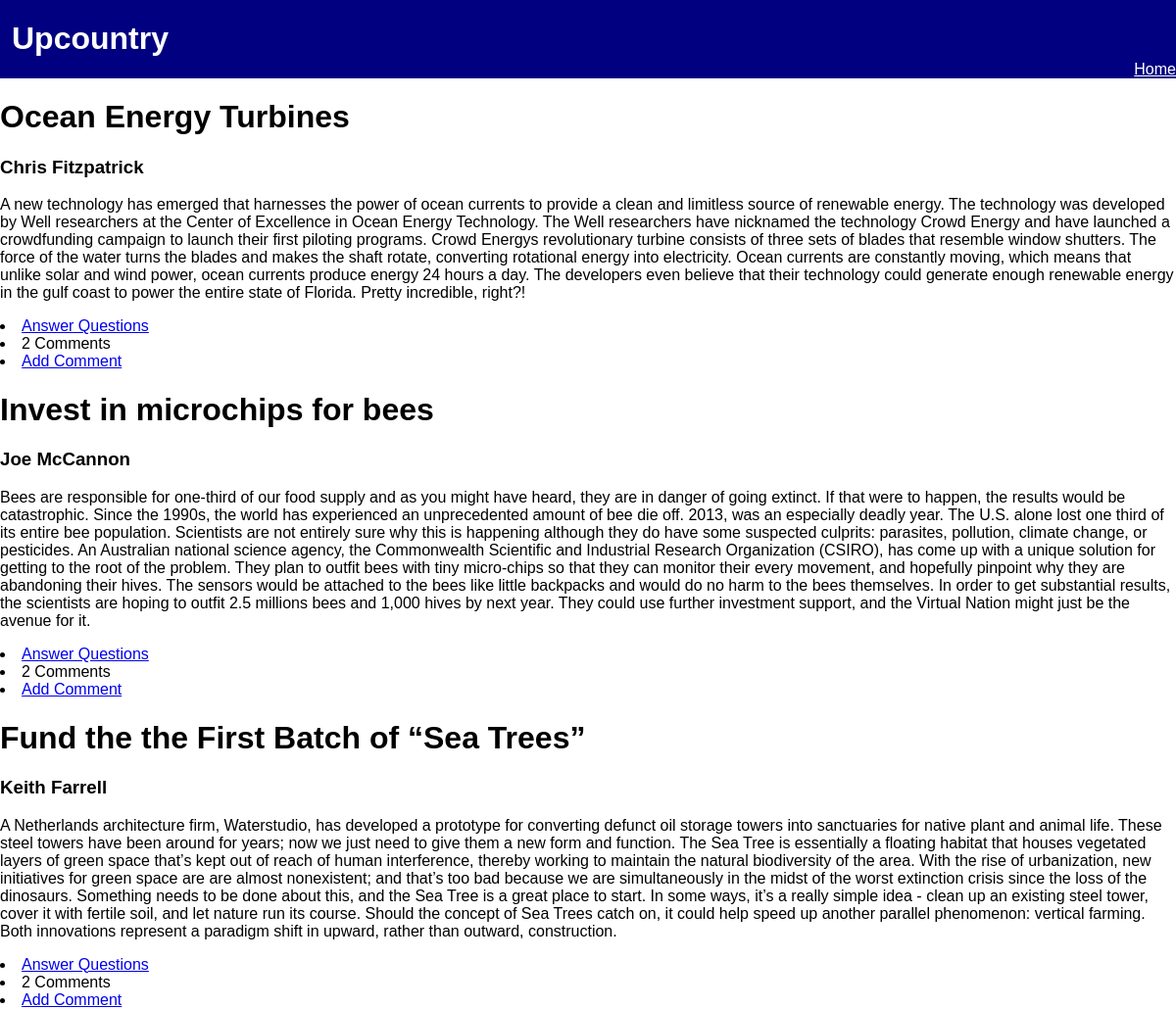
/index, run on the app's committed database.
### app/models.py (models this page shows, shortened)
class Post(db.Model):
    id = db.Column(db.Integer, primary_key=True)
    timestamp = db.Column(db.DateTime, default=datetime.utcnow)
    author = db.Column(db.String(64))
    title = db.Column(db.String(140))
    body = db.Column(db.String(500))
    questions = db.relationship('Question', backref='post', lazy='dynamic')
    comments = db.relationship('Comment', backref='post', lazy='dynamic')

### app/views.py (the view)
@app.route('/')
@app.route('/index')
def index():
    posts = Post.query.order_by(Post.timestamp.desc()).all()
    return render_template('index.html',
                           title='Home',
                           posts=posts)

### app/templates/index.html
{% extends "base.html" %}
{% block content %}
    {% for post in posts %}
    <h1>{{ post.title }}</h1>
    <h3>{{ post.author }}</h3>
    <p>
        {{ post.body }}
    </p>
    <footer>
      {% if not post.questions == None %}
      <li><a href="{{ url_for('answer', post_id=post.id) }}">Answer Questions</a></li>
      {% endif %}
      <li>{{ post.comments.count() }}{% if post.comments.count() == 1 %} Comment{% else %} Comments{% endif %}</li>
      <li><a href="{{ url_for('post', post_id=post.id) }}">Add Comment</a></li>
    </footer>
    {% endfor %}
{% endblock %}

### app/static/base.css (style rules this page uses)
*, *:before, *:after { box-sizing: inherit; }
html { box-sizing: border-box; }
body { font: 'Source Sans Pro', 'Helvetica'; min-width: 100%; }

### data on the page
Post: title "Ocean Energy Turbines", author "Chris Fitzpatrick", body "A new technology has emerged that harnesses the power of ocean currents to provide a clean and limitless source of renewable energy. The technology was developed by Well researchers at the Center of Excellence in Ocean Energy Technology. The Well researchers have nicknamed the technology Crowd Energy and have launched a crowdfunding campaign to launch their first piloting programs. Crowd Energys revolutionary turbine consists of three sets of blades that resemble window shutters. The force of the water turns the blades and makes the shaft rotate, converting rotational energy into electricity. Ocean currents are constantly moving, which means that unlike solar and wind power, ocean currents…", comments.count "2"
Post: title "Invest in microchips for bees", author "Joe McCannon", body "Bees are responsible for one-third of our food supply and as you might have heard, they are in danger of going extinct. If that were to happen, the results would be catastrophic. Since the 1990s, the world has experienced an unprecedented amount of bee die off. 2013, was an especially deadly year. The U.S. alone lost one third of its entire bee population. Scientists are not entirely sure why this is happening although they do have some suspected culprits: parasites, pollution, climate change, or pesticides. An Australian national science agency, the Commonwealth Scientific and Industrial Research Organization (CSIRO), has come up with a unique solution for getting to the root of the…", comments.count "2"
Post: title "Fund the the First Batch of “Sea Trees”", author "Keith Farrell", body "A Netherlands architecture firm, Waterstudio, has developed a prototype for converting defunct oil storage towers into sanctuaries for native plant and animal life. These steel towers have been around for years; now we just need to give them a new form and function. The Sea Tree is essentially a floating habitat that houses vegetated layers of green space that’s kept out of reach of human interference, thereby working to maintain the natural biodiversity of the area. With the rise of urbanization, new initiatives for green space are are almost nonexistent; and that’s too bad because we are simultaneously in the midst of the worst extinction crisis since the loss of the dinosaurs. Something…", comments.count "2"
